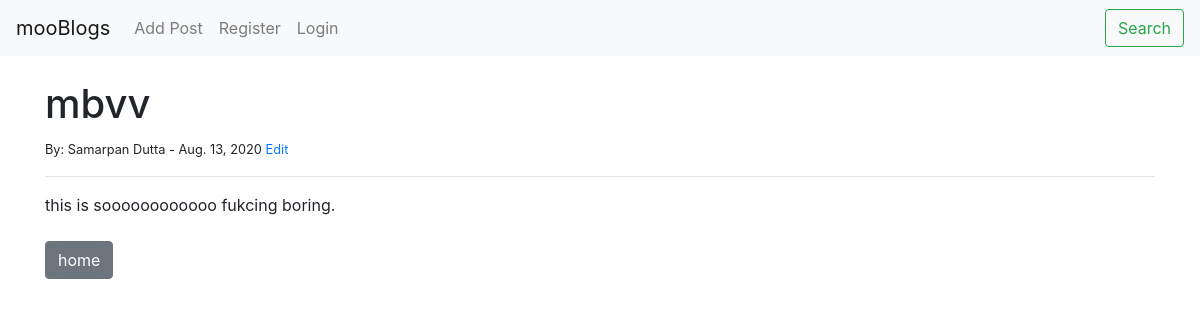
The page /articles/15 on the database its author committed.
### mooblog/models.py (models this page shows, shortened)
class Post(models.Model):
    title = models.CharField(max_length=255)
    title_tag = models.CharField(max_length=255)
    author = models.ForeignKey(User, on_delete=models.CASCADE)
    body = models.TextField()
    post_date = models.DateField( auto_now_add=True)

### mooblog/views.py (the view)
# urls.py: path('articles/<int:pk>', ArticleDetailView.as_view(), name="article-detail"),
class ArticleDetailView(DetailView):
    model = Post
    template_name = 'articles_detail.html'

### mooblog/templates/articles_detail.html (shortened to what this page needs)
{% extends 'base.html' %}
{% block content %}
<h1>{{ post.title }}</h1>
<small>By: {{ post.author.first_name }}
{{ post.author.last_name }}
- {{ post.post_date }} <a href="{% url 'update-post' post.pk %}">Edit</a> </small> <br>
<hr>
{{ post.body}}
<br><br>
<a href="{% url 'home' %}" class="btn btn-secondary"> home </a>
<br><br>
{% endblock %}

### rows shown on the page
Post: title "mbvv", author.first_name "Samarpan", author.last_name "Dutta", post_date "Aug. 13, 2020", body "this is soooooooooooo fukcing boring."
